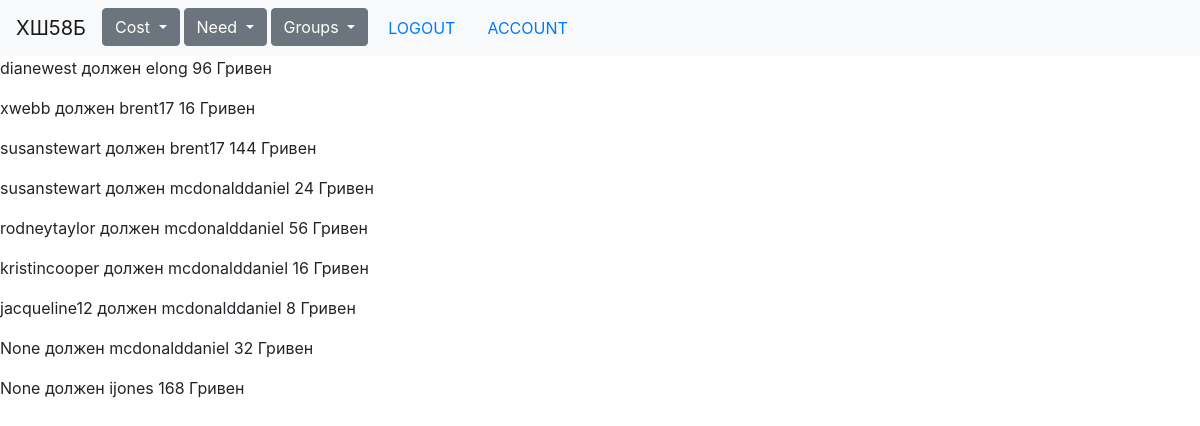
Screenshot of /cost_finish?group_id=2 (signed in) with the database file from the repository.
### main_app/models.py (models this page shows, shortened)
class User(db.Model, UserMixin):
    __tablename__ = 'users'
    id = db.Column(db.Integer, primary_key=True)
    username = db.Column(db.String(64), nullable=False, index=True, unique=True)
    email = db.Column(db.String(64), nullable=False, unique=True, index=True)
    password_hash = db.Column(db.String(128))
    confirmed = db.Column(db.Boolean, default=False)
    profile_image = db.Column(db.String(128), nullable=False, default='default_profile_img.png')
    costs = db.relationship('Costs', backref='author', lazy=True)
    role_id = db.Column(db.Integer, db.ForeignKey('roles.id'))
    needs = db.relationship('Needs', backref='author', lazy=True)
    memberships = db.relationship('CostGroup', backref='user', lazy=True)

### main_app/costs/views.py (the view)
@costs.route('/cost_finish')
@login_required
def final():
    group_id = request.args.get('group_id')
    users = CostGroup.query.filter_by(group_id=group_id).all()
    user_dict = {}
    for user in users:
        user_dict.update({user.id: user.user.username})
    who_to_whom = WhoOwesWhom.query.filter_by(group_id=group_id).all()
    debt_list = []
    for w in who_to_whom:
        if w.debt_amount == 0:
            db.session.delete(w)
            db.session.commit()
            continue
        debt_list.append([
            user_dict.get(w.who),
            user_dict.get(w.whom),
            w.debt_amount
        ])
    return render_template('final_cost.html', debt_list=debt_list)

### main_app/core/__init__.py (called while the page is built)
@core.app_context_processor
def inject_permissions():
    return dict(Permission=Permission)

### main_app/costs/__init__.py (called while the page is built)
@costs.app_context_processor
def inject_permissions():
    return dict(Permission=Permission)

### main_app/groups/__init__.py (called while the page is built)
@groups.app_context_processor
def inject_permissions():
    return dict(Permission=Permission)

### main_app/models.py (called while the page is built)
@login_manager.user_loader
def load_user(user_id):
    return User.query.get(user_id)

### main_app/needs/__init__.py (called while the page is built)
@needs.app_context_processor
def inject_permissions():
    return dict(Permission=Permission)

### main_app/users/__init__.py (called while the page is built)
@users.app_context_processor
def inject_permissions():
    return dict(Permission=Permission)

### main_app/users/views.py (called while the page is built)
@users.before_app_request
def before_request():
    if current_user.is_authenticated:
        if not current_user.confirmed \
                and request.endpoint \
                and request.endpoint[:6] != 'users.' \
                and request.endpoint != 'users.confirm':
            return redirect(url_for('users.unconfirmed'))

### main_app/templates/final_cost.html
{% extends "base.html" %}
{% block content %}
{% for debt_row in debt_list %}
    <p> {{ debt_row[0] }} должен {{ debt_row[1] }} {{ debt_row[2]}} Гривен</p>
{% endfor %}
{% endblock %}

### rows the page displays
User: username "dianewest"
User: username "elong"
User: username "xwebb"
User: username "brent17" "brent17"
User: username "susanstewart" "susanstewart"
User: username "mcdonalddaniel" "mcdonalddaniel" "mcdonalddaniel" "mcdonalddaniel", debt_row "None", username "mcdonalddaniel", debt_row "32"
User: username "rodneytaylor"
User: username "kristincooper"
User: username "jacqueline12"
User: debt_row "None", username "ijones", debt_row "168"

### other values shown
{{ debt_row[2] }} "96" "16" "144" "24" "56" "16" "8"
